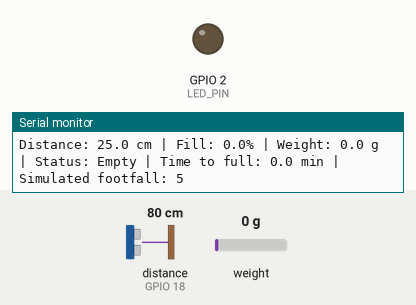
Recording of a sketch running on a simulated ESP32. On the bench: output pins drawn as LEDs (lit = HIGH), the last lines printed to the serial monitor. Wiring (inferred from the names in the program): ultrasonic range finder: trigger GPIO 5; echo GPIO 18. The test bench sets the inputs (shaded band); at power-on: distance to the obstacle (sensor on GPIO 18) 80 cm, weight on the scale 0 g. The echo pulse lasts 58.3 µs per cm; WiFi joins after 1.5 s; servers stay silent unless stated; random numbers use the default seed unless the sketch sets one; pins used as bus, display or sensor lines are not drawn.

Above: at 4.2 s.
4.3 s: distance to the obstacle (sensor on GPIO 18) set to 17 cm
8.3 s: distance to the obstacle (sensor on GPIO 18) set to 14 cm
11.8 s: distance to the obstacle (sensor on GPIO 18) set to 11 cm
At 14.0 s:
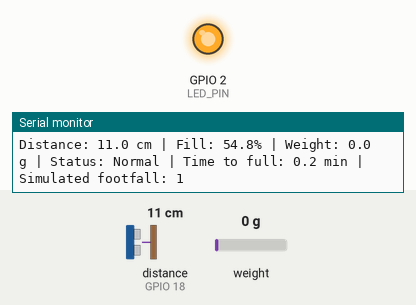
Timing chart, 0 to 15.5 s (numbered marks = the images above; inputs shaded):
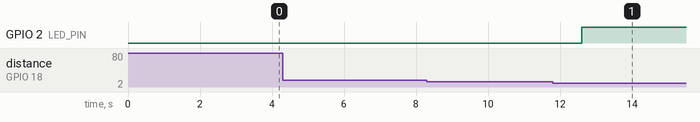

The sketch:

SmartWasteBin.ino
```cpp
/*
  Predictive Smart Waste Bin
  Board: ESP32
  Sensors: Ultrasonic sensor (TRIG/ECHO), HX711 load-cell amplifier
  Cloud: ThingSpeak
  Notifications: Telegram Bot API

  SECURITY:
  - Do not commit real Wi-Fi passwords, ThingSpeak write keys, or Telegram bot tokens.
  - Configure credentials in the Arduino IDE under:
      Tools > ... (or use a separate untracked secrets header).
  - This sketch uses placeholders below. Replace them locally before uploading to hardware.
  - If credentials were previously exposed, rotate/revoke them before reuse.

  IMPORTANT:
  - This code is for ESP32, not Arduino Uno, because it uses WiFi.h and HTTPClient.h.
  - Footfall is simulated with random() in the original logic; it is NOT real footfall sensing.
  - MQ-135 is not implemented in this sketch.
*/

#include <WiFi.h>
#include <HTTPClient.h>
#include <WiFiClientSecure.h>
#include "HX711.h"

// ================= SECURITY CONFIGURATION =================
// Replace these placeholders locally. Do not commit real values.
const char* WIFI_SSID = "YOUR_WIFI_SSID";
const char* WIFI_PASSWORD = "YOUR_WIFI_PASSWORD";

// ThingSpeak Write API Key (keep secret)
const char* THINGSPEAK_WRITE_API_KEY = "YOUR_THINGSPEAK_WRITE_API_KEY";

// Telegram bot token and chat ID (keep token secret)
const char* TELEGRAM_BOT_TOKEN = "YOUR_TELEGRAM_BOT_TOKEN";
const char* TELEGRAM_CHAT_ID = "YOUR_TELEGRAM_CHAT_ID";

// ================= PIN CONFIGURATION (ESP32) =================
constexpr uint8_t TRIG_PIN = 5;
constexpr uint8_t ECHO_PIN = 18;
constexpr uint8_t HX711_DT_PIN = 4;
constexpr uint8_t HX711_SCK_PIN = 25;
constexpr uint8_t LED_PIN = 2;

// Set this to the measured inside height of your bin in centimetres.
constexpr float EMPTY_DISTANCE_CM = 25.0f;

// Original scale calibration factor; calibrate for your own load cell.
constexpr float SCALE_CALIBRATION_FACTOR = -800.0f;

// ThingSpeak free channels generally require at least 15 seconds between updates.
constexpr unsigned long THINGSPEAK_INTERVAL_MS = 15000UL;
constexpr unsigned long SENSOR_INTERVAL_MS = 1000UL;

HX711 scale;

float lastDistanceCm = EMPTY_DISTANCE_CM;
float lastFillPercent = 0.0f;
float fillHistory[5] = {0.0f, 0.0f, 0.0f, 0.0f, 0.0f};
uint8_t fillHistoryIndex = 0;
uint8_t fillHistoryCount = 0;

bool almostAlertSent = false;
bool fullAlertSent = false;
bool predictionAlertSent = false;

unsigned long lastThingSpeakSend = 0;
unsigned long lastSensorRead = 0;

// Encode text safely for use as a URL query parameter.
String urlEncode(const String& input) {
  String encoded;
  const char hex[] = "0123456789ABCDEF";

  for (size_t i = 0; i < input.length(); ++i) {
    const uint8_t c = static_cast<uint8_t>(input[i]);
    const bool safe =
      (c >= 'a' && c <= 'z') || (c >= 'A' && c <= 'Z') ||
      (c >= '0' && c <= '9') || c == '-' || c == '_' ||
      c == '.' || c == '~';

    if (safe) {
      encoded += static_cast<char>(c);
    } else {
      encoded += '%';
      encoded += hex[(c >> 4) & 0x0F];
      encoded += hex[c & 0x0F];
    }
  }
  return encoded;
}

float getDistanceCm() {
  float sum = 0.0f;
  uint8_t validReadings = 0;

  for (uint8_t i = 0; i < 5; ++i) {
    digitalWrite(TRIG_PIN, LOW);
    delayMicroseconds(2);
    digitalWrite(TRIG_PIN, HIGH);
    delayMicroseconds(10);
    digitalWrite(TRIG_PIN, LOW);

    // Timeout prevents pulseIn from blocking for too long.
    const unsigned long duration = pulseIn(ECHO_PIN, HIGH, 30000UL);
    if (duration > 0) {
      const float distance = (duration * 0.0343f) / 2.0f;
      if (distance >= 2.0f && distance <= 400.0f) {
        sum += distance;
        ++validReadings;
      }
    }
    delay(10);
  }

  if (validReadings == 0) {
    return -1.0f;
  }
  return sum / validReadings;
}

float getFillLevelPercent(float distanceCm) {
  if (distanceCm <= 3.0f) {
    return 100.0f;
  }

  float fill = ((EMPTY_DISTANCE_CM - distanceCm) / EMPTY_DISTANCE_CM) * 100.0f;
  if (fill < 0.0f) fill = 0.0f;
  if (fill > 100.0f) fill = 100.0f;
  return fill;
}

float getWeightGrams() {
  if (!scale.is_ready()) {
    Serial.println("HX711 not ready; weight unavailable.");
    return -1.0f;
  }

  float weight = scale.get_units(5);
  if (weight < 0.0f) weight = -weight;
  if (weight < 2.0f) weight = 0.0f;
  return weight;
}

void sendTelegram(const String& message) {
  if (WiFi.status() != WL_CONNECTED) {
    Serial.println("Wi-Fi disconnected; Telegram alert not sent.");
    return;
  }

  if (String(TELEGRAM_BOT_TOKEN) == "YOUR_TELEGRAM_BOT_TOKEN" ||
      String(TELEGRAM_CHAT_ID) == "YOUR_TELEGRAM_CHAT_ID") {
    Serial.println("Telegram credentials are placeholders; skipping Telegram.");
    return;
  }

  WiFiClientSecure client;
  // For a quick student prototype. For production, validate the server certificate
  // using setCACert() instead of setInsecure().
  client.setInsecure();

  HTTPClient http;
  const String url = String("https://api.telegram.org/bot") +
                     TELEGRAM_BOT_TOKEN + "/sendMessage";

  if (!http.begin(client, url)) {
    Serial.println("Could not start Telegram HTTPS request.");
    return;
  }

  http.addHeader("Content-Type", "application/x-www-form-urlencoded");
  const String body = "chat_id=" + urlEncode(String(TELEGRAM_CHAT_ID)) +
                      "&text=" + urlEncode(message);
  const int httpCode = http.POST(body);

  Serial.print("Telegram HTTP code: ");
  Serial.println(httpCode);
  http.end();
}

void sendToThingSpeak(float fillPercent, float weightGrams,
                      float timeToFullMinutes, int footfallValue) {
  if (WiFi.status() != WL_CONNECTED) {
    Serial.println("Wi-Fi disconnected; ThingSpeak update skipped.");
    return;
  }

  if (String(THINGSPEAK_WRITE_API_KEY) == "YOUR_THINGSPEAK_WRITE_API_KEY") {
    Serial.println("ThingSpeak key is a placeholder; skipping cloud update.");
    return;
  }

  HTTPClient http;
  String url = "https://api.thingspeak.com/update?api_key=";
  url += THINGSPEAK_WRITE_API_KEY;
  url += "&field1=" + String(fillPercent, 1);
  if (weightGrams >= 0.0f) {
    url += "&field2=" + String(weightGrams, 1);
  }
  url += "&field3=" + String(timeToFullMinutes, 1);
  url += "&field4=" + String(footfallValue);

  if (!http.begin(url)) {
    Serial.println("Could not start ThingSpeak request.");
    return;
  }

  const int httpCode = http.GET();
  Serial.print("ThingSpeak HTTP code: ");
  Serial.println(httpCode);
  if (httpCode == 200) {
    const String response = http.getString();
    Serial.print("ThingSpeak entry response: ");
    Serial.println(response);
    if (response == "0") {
      Serial.println("ThingSpeak rejected update; check key and update interval.");
    }
  }
  http.end();
}

float estimateTimeToFullMinutes(float currentFillPercent) {
  // Use only actual stored readings and calculate average fill increase
  // per second. A prediction is made only when the trend is positive.
  if (fillHistoryCount < 2) {
    return 0.0f;
  }

  const uint8_t oldestIndex = fillHistoryIndex;
  const uint8_t newestIndex = (fillHistoryIndex + 4) % 5;
  const float oldest = fillHistory[oldestIndex];
  const float newest = fillHistory[newestIndex];

  const float elapsedSeconds =
    static_cast<float>(fillHistoryCount - 1) *
    (SENSOR_INTERVAL_MS / 1000.0f);

  if (elapsedSeconds <= 0.0f) {
    return 0.0f;
  }

  const float ratePerSecond = (newest - oldest) / elapsedSeconds;
  if (ratePerSecond <= 0.0f || currentFillPercent >= 100.0f) {
    return 0.0f;
  }

  const float secondsToFull = (100.0f - currentFillPercent) / ratePerSecond;
  return secondsToFull / 60.0f;
}

String getStatus(float fillPercent) {
  if (fillPercent < 30.0f) return "Empty";
  if (fillPercent < 70.0f) return "Normal";
  if (fillPercent < 90.0f) return "Filling Fast";
  return "Full";
}

void connectWiFi() {
  WiFi.mode(WIFI_STA);
  WiFi.begin(WIFI_SSID, WIFI_PASSWORD);

  Serial.print("Connecting to Wi-Fi");
  const unsigned long start = millis();
  while (WiFi.status() != WL_CONNECTED &&
         millis() - start < 20000UL) {
    delay(500);
    Serial.print('.');
  }
  Serial.println();

  if (WiFi.status() == WL_CONNECTED) {
    Serial.print("Wi-Fi connected. IP: ");
    Serial.println(WiFi.localIP());
  } else {
    Serial.println("Wi-Fi connection timed out; device will continue offline.");
  }
}

void setup() {
  Serial.begin(115200);

  pinMode(TRIG_PIN, OUTPUT);
  pinMode(ECHO_PIN, INPUT);
  pinMode(LED_PIN, OUTPUT);
  digitalWrite(TRIG_PIN, LOW);
  digitalWrite(LED_PIN, LOW);

  scale.begin(HX711_DT_PIN, HX711_SCK_PIN);
  scale.set_scale(SCALE_CALIBRATION_FACTOR);
  delay(500);

  if (scale.is_ready()) {
    scale.tare();
    Serial.println("HX711 ready and tared.");
  } else {
    Serial.println("Warning: HX711 not ready at startup.");
  }

  connectWiFi();

  if (WiFi.status() == WL_CONNECTED) {
    sendTelegram("Smart Bin System is online.");
  }

  Serial.println("Smart Waste Bin system ready.");
}

void loop() {
  if (millis() - lastSensorRead < SENSOR_INTERVAL_MS) {
    delay(10);
    return;
  }
  lastSensorRead = millis();

  // ================= DISTANCE AND FILL =================
  const float measuredDistance = getDistanceCm();
  if (measuredDistance >= 0.0f) {
    // Ignore sudden jumps larger than 10 cm, matching the original intent.
    if (lastDistanceCm <= 0.0f ||
        fabs(measuredDistance - lastDistanceCm) <= 10.0f) {
      lastDistanceCm = measuredDistance;
    }
  } else {
    Serial.println("Ultrasonic reading invalid; using last valid distance.");
  }

  float fillPercent = getFillLevelPercent(lastDistanceCm);
  fillPercent = (0.7f * fillPercent) + (0.3f * lastFillPercent);
  lastFillPercent = fillPercent;

  fillHistory[fillHistoryIndex] = fillPercent;
  fillHistoryIndex = (fillHistoryIndex + 1) % 5;
  if (fillHistoryCount < 5) ++fillHistoryCount;

  // ================= WEIGHT =================
  const float weightGrams = getWeightGrams();

  // ================= PREDICTION =================
  const float timeToFullMinutes = estimateTimeToFullMinutes(fillPercent);

  // ================= STATUS =================
  const String status = getStatus(fillPercent);

  // The original code generated a random footfall value. Keep that behavior
  // explicit for compatibility, but it is simulated and not sensor-measured.
  const int simulatedFootfall = random(1, 10);

  // ================= ALERTS =================
  if (fillPercent > 50.0f && !almostAlertSent) {
    digitalWrite(LED_PIN, HIGH);
    sendTelegram("Smart Bin is over 50% full. Please monitor.");
    almostAlertSent = true;
  }

  if (fillPercent > 70.0f && !fullAlertSent) {
    digitalWrite(LED_PIN, HIGH);
    sendTelegram("Smart Bin is over 70% full. Please empty it soon.");
    fullAlertSent = true;
  }

  if (timeToFullMinutes > 0.0f &&
      timeToFullMinutes < 10.0f &&
      !predictionAlertSent) {
    sendTelegram("Smart Bin is predicted to be full in less than 10 minutes.");
    predictionAlertSent = true;
  }

  if (fillPercent < 20.0f) {
    digitalWrite(LED_PIN, LOW);
    fullAlertSent = false;
    almostAlertSent = false;
    predictionAlertSent = false;
  }

  // ================= THINGSPEAK =================
  if (lastThingSpeakSend == 0 ||
      millis() - lastThingSpeakSend >= THINGSPEAK_INTERVAL_MS) {
    sendToThingSpeak(fillPercent, weightGrams, timeToFullMinutes,
                     simulatedFootfall);
    lastThingSpeakSend = millis();
  }

  // ================= SERIAL MONITOR =================
  Serial.print("Distance: ");
  Serial.print(lastDistanceCm, 1);
  Serial.print(" cm | Fill: ");
  Serial.print(fillPercent, 1);
  Serial.print("% | Weight: ");
  if (weightGrams >= 0.0f) {
    Serial.print(weightGrams, 1);
    Serial.print(" g");
  } else {
    Serial.print("unavailable");
  }
  Serial.print(" | Status: ");
  Serial.print(status);
  Serial.print(" | Time to full: ");
  Serial.print(timeToFullMinutes, 1);
  Serial.print(" min | Simulated footfall: ");
  Serial.println(simulatedFootfall);
}
```

Measured:
- the behaviour switches between 13 and 12 cm on distance to the obstacle (sensor on GPIO 18) (found by bisection; images 0 and 1)
- after the input at 11.8 s, GPIO 2 (LED_PIN): LOW → HIGH after 0.80 s
